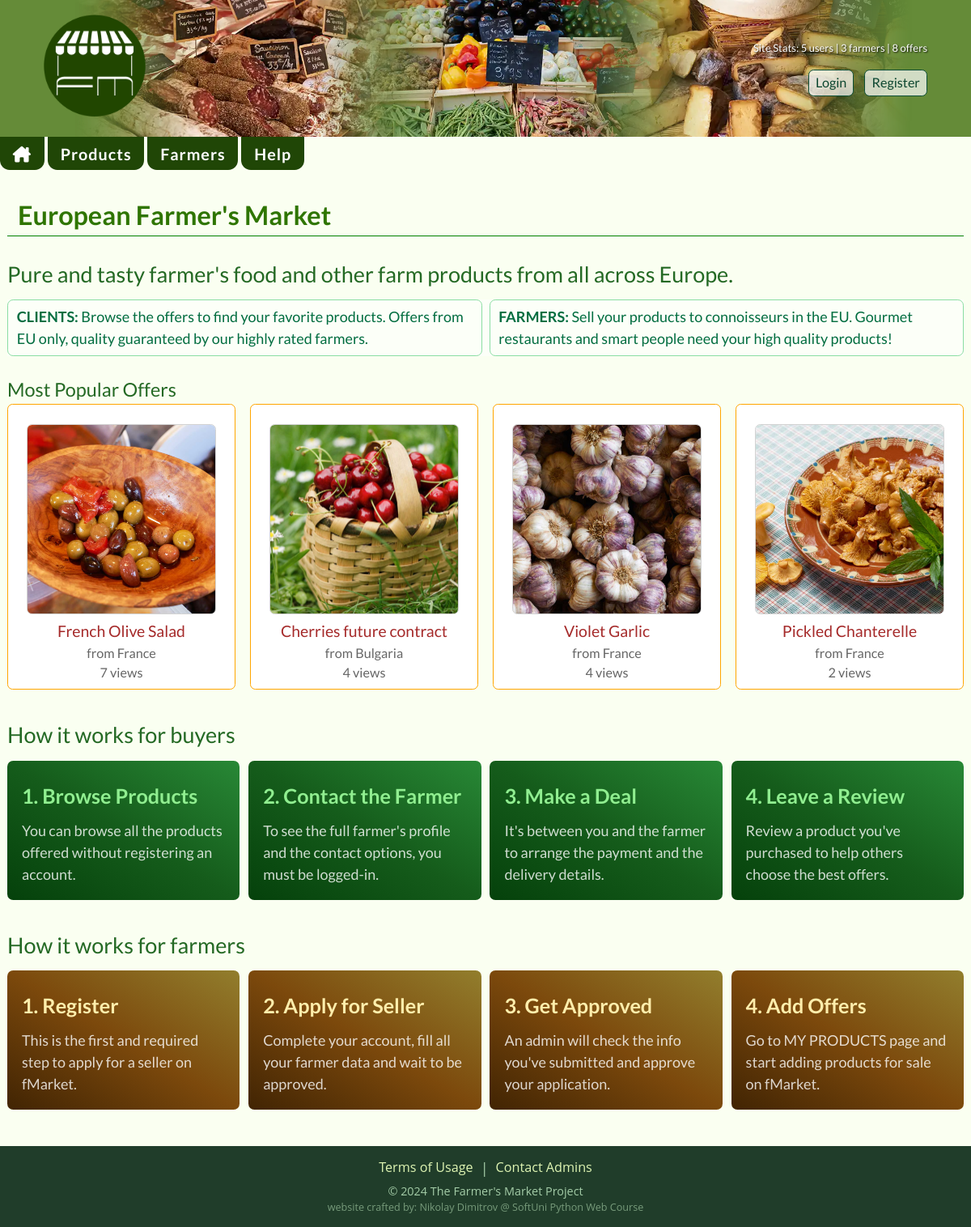
Before: / with the older database file.
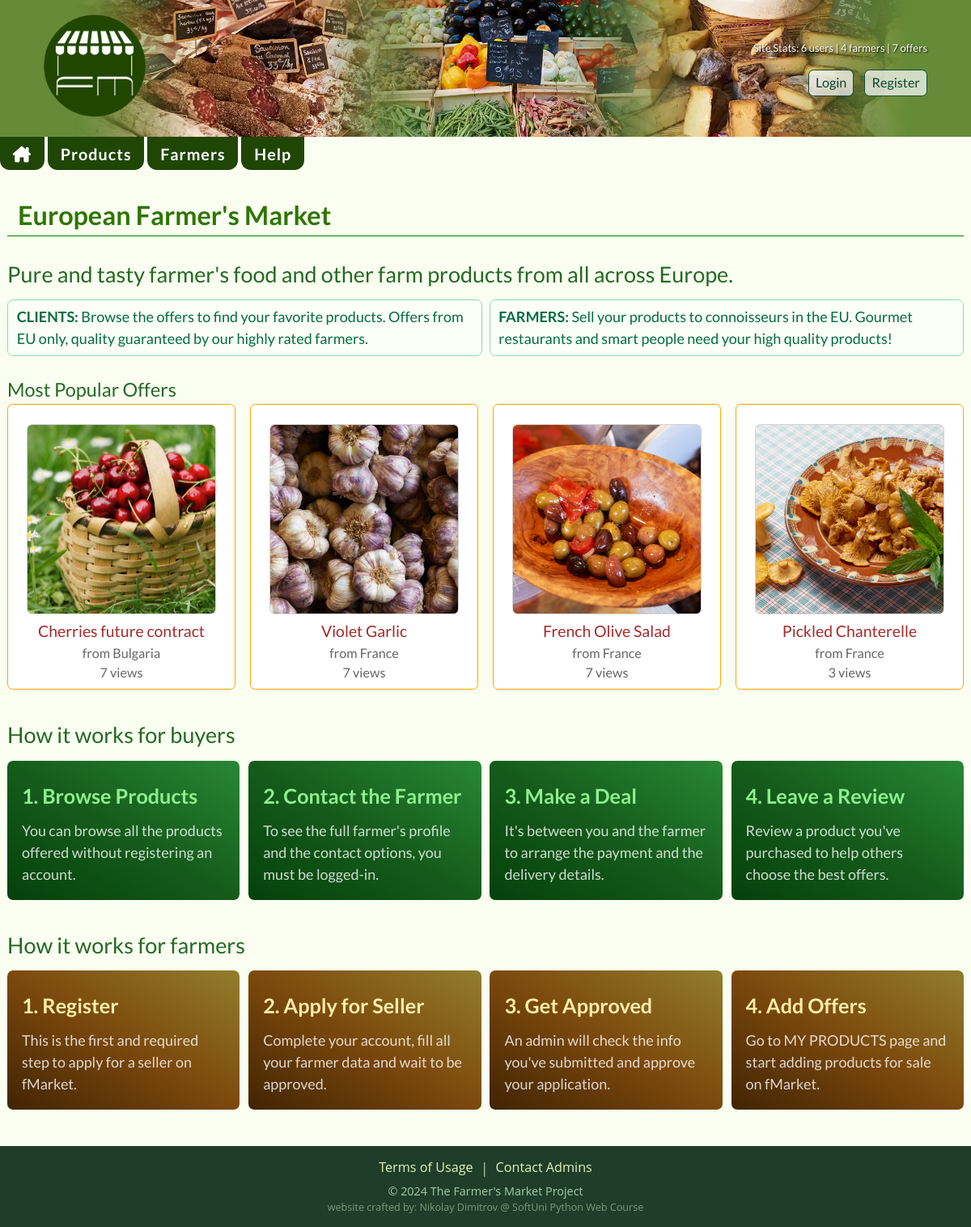
After: the same page with the newer database file.
### products/models.py (models this page shows, shortened)
class Product(models.Model):
    NAME_MIN_LENGTH = 3
    NAME_MAX_LENGTH = 40
    DESCRIPTION_MIN_LENGTH = 60
    class QtyUnits(models.TextChoices):
        TON = 'Ton', 'Ton'
        KG = 'Kg', 'Kilogram'
        GR = 'Gram', 'Gram'
        LTR = 'Liter', 'Liter'
        PCS = 'Pc', 'Piece'
        PACK = 'Pack', 'Package'
    class ProductCategories(models.TextChoices):
        VEGETABLES = 'Vegetables', 'Vegetables',
        FRUITS = 'Fruits', 'Fruits',
        NUTS = 'Nuts', 'Nuts'
        CANNED = 'Canned Food', 'Canned Food'
        DRIED = 'Dried Food', 'Dried Food'
        SPICES = 'Spices', 'Spices'
        MEAT = 'Meat Products', 'Meat Products'
        FISH = 'Fish Products', 'Fish Products'
        CHEESE = 'Cheese', 'Cheese'
        MUSHROOMS = 'Mushrooms', 'Mushrooms'
        OTHER = 'Other', 'Other'
    class DeliveryChoices(models.TextChoices):
        EU = 'All EU by Courier', 'All EU by Courier'
        COUNTRY = 'Within Seller Country', 'Within Seller Country'
        LOCAL_PICKUP = 'Local Pickup', 'Local Pickup'
        OTHER = 'Other - please ask', 'Other - please ask'
    class PaymentChoices(models.TextChoices):
        PAYMENT_ON_DELIVERY = 'Payment on Delivery', 'Payment on Delivery'
        CASH = 'Cash on Pick-up', 'Cash on Pick-up'
        PAYPAL = 'PayPal', 'PayPal'
        BANK_TRANSFER = 'Bank Transfer', 'Bank Transfer'
        OTHER = 'Other', 'Other'
    name = models.CharField(
        max_length=NAME_MAX_LENGTH,
        validators=[
            MinLengthValidator(NAME_MIN_LENGTH),
        ],
        error_messages={
            MinLengthValidator: f'The name must be at least {NAME_MIN_LENGTH} characters long!'
        }
    )
    description = models.TextField(
        validators=[
            MinLengthValidator(DESCRIPTION_MIN_LENGTH),
        ],
        default='',
        error_messages={
            MinLengthValidator: f'The description must be at least {DESCRIPTION_MIN_LENGTH} characters long!',
        },
        help_text=f'Minimum length: {DESCRIPTION_MIN_LENGTH} characters'
    )
    category = models.CharField(
        max_length=20,
        choices=ProductCategories.choices,
        default=ProductCategories.VEGETABLES
    )
    qty_units = models.CharField(
        max_length=6,
        choices=QtyUnits.choices,
        default=QtyUnits.KG
    )
    available_qty = models.IntegerField(
        validators=[
            MinValueValidator(0),
        ],
        default=0
    )
    price = models.DecimalField(
        max_digits=6,
        decimal_places=2,
        validators=[
            MinValueValidator(0),
        ],
        default=0
    )
    discount = models.PositiveIntegerField(
        default=0
    )
    min_order = models.PositiveIntegerField(
        validators=[
            MinValueValidator(1),
        ],
        default=1,
    )
    payment = models.CharField(
        max_length=30,
        choices=PaymentChoices.choices,
        default=PaymentChoices.PAYMENT_ON_DELIVERY,
    )
    delivery = models.CharField(
        max_length=30,
        choices=DeliveryChoices.choices,
        default=DeliveryChoices.LOCAL_PICKUP,
    )
    photo = models.ImageField(
        upload_to='products/',
        help_text='Recommended image size - min: 800x600, max: 1600x1200',
        validators=(image_size_validator,),
    )
    owner = models.ForeignKey(
        to=UserModel,
        on_delete=models.CASCADE,
    )
    seller = models.ForeignKey(
        to=Seller,
        related_name='products',
        on_delete=models.CASCADE,
    )
    date_created = models.DateField(
        auto_now_add=True,
    )
    views_count = models.PositiveIntegerField(
        default=0,
        editable=False,
    )

### accounts/models.py (models this page shows, shortened)
class AccountUser(AbstractBaseUser, PermissionsMixin):
    email = models.EmailField(
        unique=True,
        error_messages={
            'unique': _('User with this email already exists!'),
        }
    )
    is_staff = models.BooleanField(
        _("staff status"),
        default=False,
        help_text=_("Designates whether the user can log into this admin site."),
    )
    is_active = models.BooleanField(
        _("active"),
        default=True,
        help_text=_(
            "Designates whether this user should be treated as active. "
            "Unselect this instead of deleting accounts."
        ),
    )
    date_joined = models.DateTimeField(_("date joined"), default=timezone.now)
    USERNAME_FIELD = 'email'
    objects = AccountUserManager()

class Profile(models.Model):
    class EUCountries(models.TextChoices):
        AUSTRIA = 'Austria', 'Austria'
        BELGIUM = 'Belgium', 'Belgium'
        BULGARIA = 'Bulgaria', 'Bulgaria'
        CROATIA = 'Croatia', 'Croatia'
        REPUBLIC_OF_CYPRUS = 'Cyprus', 'Republic of Cyprus'
        CZECH_REPUBLIC = 'Czech Republic', 'Czech Republic'
        DENMARK = 'Denmark', 'Denmark'
        ESTONIA = 'Estonia', 'Estonia'
        FINLAND = 'Finland', 'Finland'
        FRANCE = 'France', 'France'
        GERMANY = 'Germany', 'Germany'
        GREECE = 'Greece', 'Greece'
        HUNGARY = 'Hungary', 'Hungary'
        IRELAND = 'Ireland', 'Ireland'
        ITALY = 'Italy', 'Italy'
        LATVIA = 'Latvia', 'Latvia'
        LITHUANIA = 'Lithuania', 'Lithuania'
        LUXEMBOURG = 'Luxembourg', 'Luxembourg'
        MALTA = 'Malta', 'Malta'
        NETHERLANDS = 'Netherlands', 'Netherlands'
        POLAND = 'Poland', 'Poland'
        PORTUGAL = 'Portugal', 'Portugal'
        ROMANIA = 'Romania', 'Romania'
        SLOVAKIA = 'Slovakia', 'Slovakia'
        SLOVENIA = 'Slovenia', 'Slovenia'
        SPAIN = 'Spain', 'Spain'
        SWEDEN = 'Sweden', 'Sweden'
    user = models.OneToOneField(
        to=AccountUser,
        on_delete=models.CASCADE,
        primary_key=True,
    )
    first_name = models.CharField(
        max_length=30,
        null=True,
        blank=True,
    )
    last_name = models.CharField(
        max_length=30,
        null=True,
        blank=True,
    )
    country = models.CharField(
        max_length=15,
        choices=EUCountries.choices,
        default=EUCountries.AUSTRIA,
        null=True,
        blank=True,
    )
    phone_number = models.CharField(
        max_length=16,
        validators=(
            MinLengthValidator(8),
        ),
        null=True,
        blank=True,
        help_text='Must include the country code, without whitespaces.',
    )

### web/views.py (the view)
# urls.py: path('', HomePageView.as_view(), name='index'),
class HomePageView(views.ListView):
    HOME_PAGE_LATEST_PRODUCTS_NUMBER = 4
    model = Product
    template_name = 'index.html'
    def get_queryset(self):
        products = Product.objects.all().order_by('-views_count', '-id')[:self.HOME_PAGE_LATEST_PRODUCTS_NUMBER]
        return products

### templates/index.html
{% extends 'base.html' %}
{% block content %}
    <h1>European Farmer's Market</h1>
    {% if not user.is_authenticated %}
        <h2>Pure and tasty farmer's food and other farm products from all across Europe.</h2>
        <section class="headings">
            <p>
                <strong>CLIENTS:</strong> Browse the offers to find your favorite products. Offers from EU only, quality
                guaranteed by our highly rated farmers.
            </p>
            <p>
                <strong>FARMERS:</strong> Sell your products to connoisseurs in the EU. Gourmet restaurants and
                smart people need your high quality products!
            </p>
        </section>
    {% else %}
        {% if account_complete %}
            <h2>Welcome back, {{ user.profile }}</h2>
        {% else %}
            <h2>Welcome back, {{ user }}</h2>
        {% endif %}
    {% endif %}
    <h3>Most Popular Offers</h3>
    <section class="latest-products-wrapper">
        {% if object_list %}
            {% for product in object_list %}
                <div class="latest-product-box">
                    <div class="latest-product-img-wrapper">
                        <a href="{% url 'product-details' pk=product.pk %}" title="{{ product.name }}">
                            <img src="{{ product.photo.url }}" alt="{{ product.name }}"/>
                        </a>
                    </div>
                    <h3>{{ product.name }}</h3>
                    <p>from {{ product.owner.profile.country }}</p>
                    <p>{{ product.views_count }} views</p>
                </div>
            {% endfor %}
        {% else %}
            <p>No products listed</p>
        {% endif %}
    </section>
    {% if not user.is_authenticated %}
        <h2>How it works for buyers</h2>
        <section class="how-it-works-wrapper">
            <div class="how-it-works-block customers">
                <h3>1. Browse Products</h3>
                <p>You can browse all the products offered without registering an account.</p>
            </div>
            <div class="how-it-works-block customers">
                <h3>2. Contact the Farmer</h3>
                <p>To see the full farmer's profile and the contact options, you must be logged-in.</p>
            </div>
            <div class="how-it-works-block customers">
                <h3>3. Make a Deal</h3>
                <p>It's between you and the farmer to arrange the payment and the delivery details.</p>
            </div>
            <div class="how-it-works-block customers">
                <h3>4. Leave a Review</h3>
                <p>Review a product you've purchased to help others choose the best offers.</p>
            </div>
        </section>
        <h2>How it works for farmers</h2>
        <section class="how-it-works-wrapper">
            <div class="how-it-works-block farmers">
                <h3>1. Register</h3>
                <p>This is the first and required step to apply for a seller on fMarket.</p>
            </div>
            <div class="how-it-works-block farmers">
                <h3>2. Apply for Seller</h3>
                <p>Complete your account, fill all your farmer data and wait to be approved.</p>
            </div>
            <div class="how-it-works-block farmers">
                <h3>3. Get Approved</h3>
                <p>An admin will check the info you've submitted and approve your application.</p>
            </div>
            <div class="how-it-works-block farmers">
                <h3>4. Add Offers</h3>
                <p>Go to MY PRODUCTS page and start adding products for sale on fMarket.</p>
            </div>
        </section>
    {% endif %}
{% endblock %}

### templates/base.html (shortened to what this page needs)
{% load static %}
<!DOCTYPE html>
<html lang="en">
<head>
    <link rel="stylesheet" href="{% static 'css/styles.css' %}"/>
</head>
<body>
<header>
    <a href="{% url 'index' %}" title="Farmers Market - Farm Products Marketplace"
    ><img
            class="logo"
            src="{% static 'img/fm-logo.png' %}"
            alt="logo"
    /></a>
    <div class="header-right">
        <section class="site-stats">
            Site Stats: {{ number_of_users }} users | {{ number_of_sellers }} farmers | {{ number_of_products }} offers
        </section>
        {% if request.user.profile %}
            <form method="post" action="{% url 'logout' %}">
                {% csrf_token %}
                <button type="submit">Logout</button>
            </form>
            <div class="header-links">
                <a href="{% url 'edit-user' pk=request.user.pk %}" title="Profile Details">
                    <i class="fa-solid fa-user"></i> {{ request.user.email }}</a>
            </div>
        {% else %}
            <div class="header-links">
                <a href="{% url 'login' %}" title="Login">Login</a>
                <a href="{% url 'register' %}" title="Create Account">Register</a>
            </div>
        {% endif %}
    </div>
</header>
<nav>
    <div class="nav-wrapper">
        <a href='{% url 'index' %}' title='Farmers Market home'><i class="fa-solid fa-house-chimney"></i></a>
        <a href='{% url 'products' %}' title='Products offered'>Products</a>
        <a href='{% url 'sellers' %}' title='Registered Farmers'>Farmers</a>
        <a href="{% url 'topics' %}" title="">Help</a>
    </div>
</nav>
<main>
    {% block content %}
    {% endblock %}
</main>
<footer>
    <div class="footer-links">
        <a href="{% url 'terms' %}">Terms of Usage</a> | <a href="{% url 'contact' %}">Contact Admins</a>
    </div>
    <p>© 2024 The Farmer's Market Project</p>
    <p>website crafted by: Nikolay Dimitrov @ SoftUni Python Web Course</p>
</footer>
</body>
</html>

Changed rows visible on the page:
changed Product "Cherries future contract": views_count "4" → "7"
changed Product "Violet Garlic": views_count "4" → "7"
shown differently, row unchanged: Product "French Olive Salad": moves down the list
changed Product "Pickled Chanterelle": views_count "2" → "3"
Other visible differences:
{{ number_of_users }}: "5" → "6"
{{ number_of_sellers }}: "3" → "4"
{{ number_of_products }}: "8" → "7"
